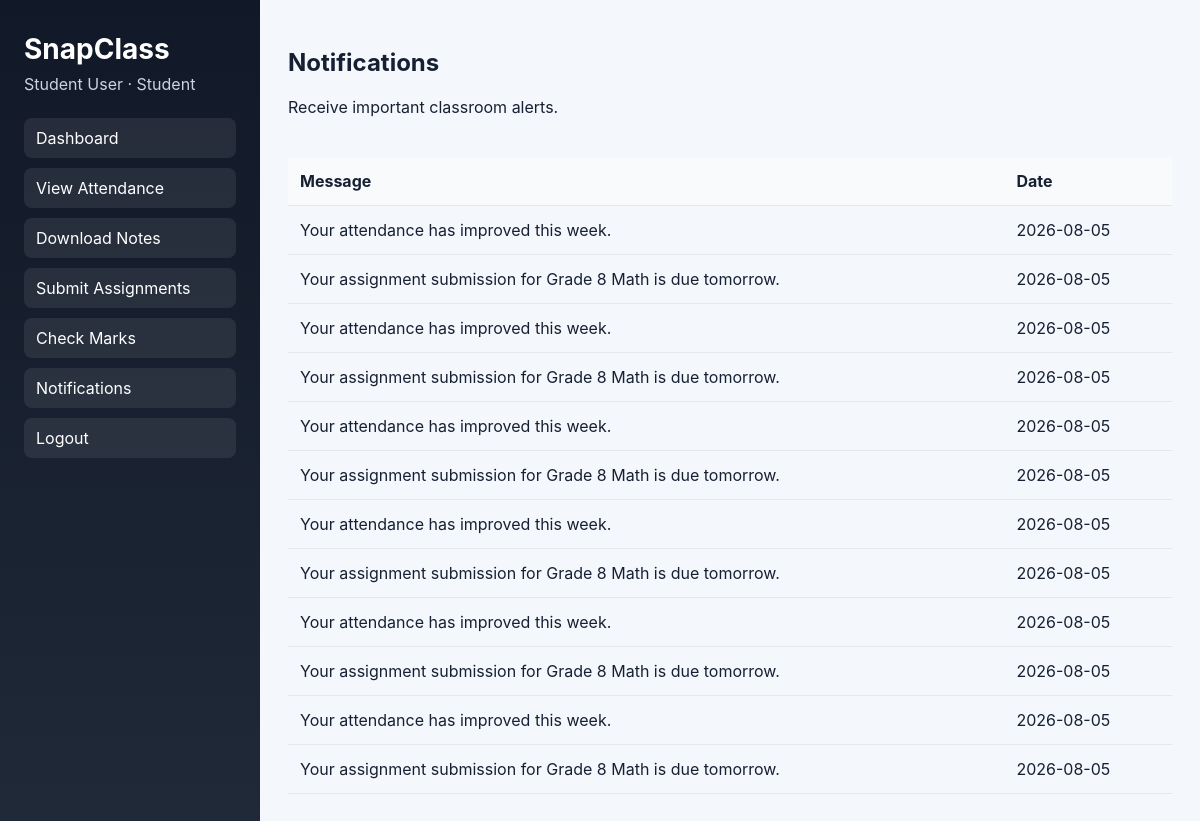
Page /student/notifications (signed in) on the earlier database version.
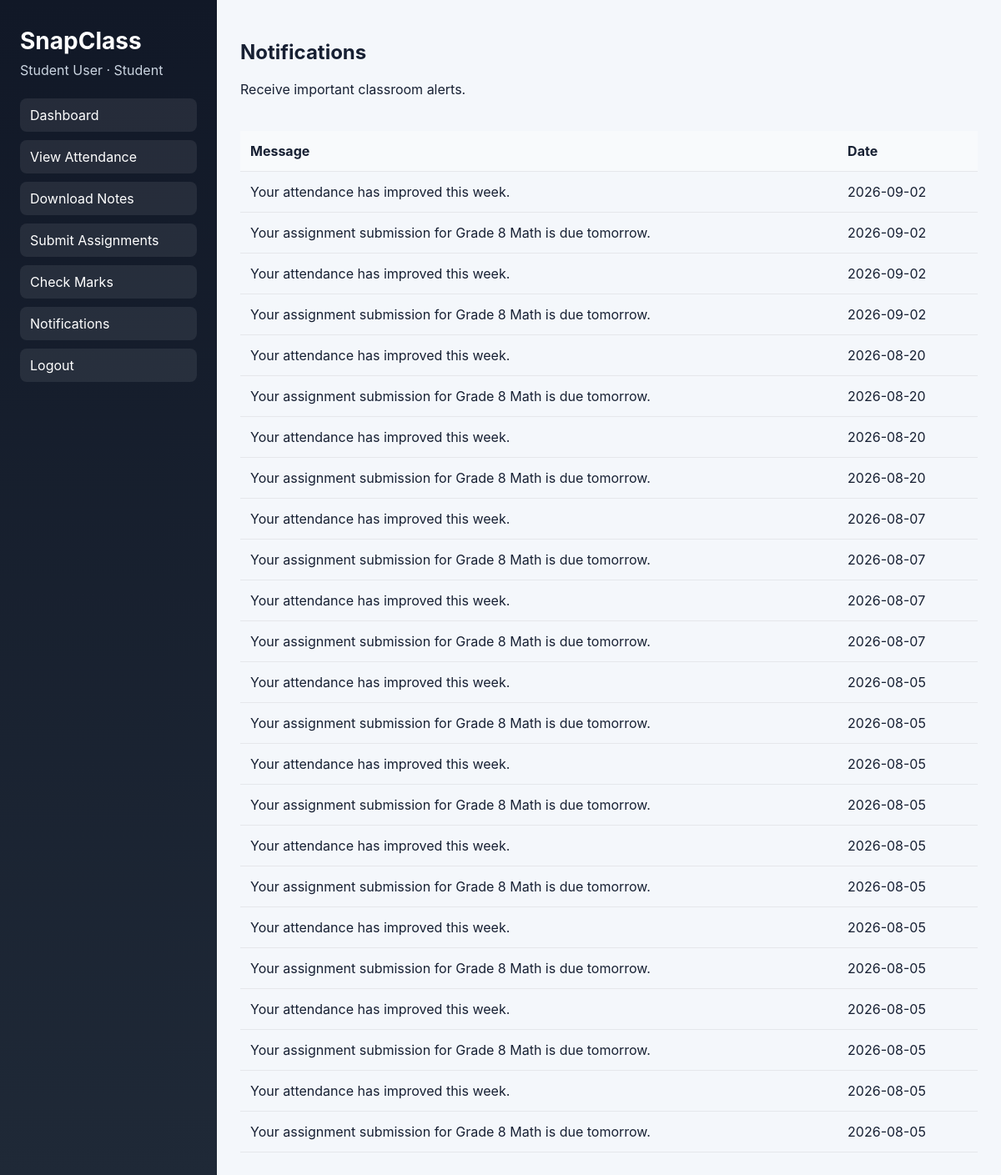
Same page on the later database version.
### tables this page shows
CREATE TABLE users (
                id INTEGER PRIMARY KEY AUTOINCREMENT,
                name TEXT NOT NULL,
                email TEXT NOT NULL UNIQUE,
                password_hash TEXT NOT NULL,
                role TEXT NOT NULL CHECK(role IN ('admin', 'teacher', 'student'))
            );

CREATE TABLE notifications (
                id INTEGER PRIMARY KEY AUTOINCREMENT,
                user_id INTEGER NOT NULL,
                message TEXT NOT NULL,
                is_read INTEGER NOT NULL DEFAULT 0,
                created_at TEXT NOT NULL DEFAULT CURRENT_DATE
            );

### app.py (the view)
@app.route("/student/notifications")
def student_notifications():
    user = current_user()
    if not user or user["role"] != "student":
        return redirect(url_for("login"))
    with get_connection() as connection:
        rows = connection.execute(
            "SELECT message, created_at FROM notifications WHERE user_id = ? ORDER BY id DESC",
            (user["id"],),
        ).fetchall()
    return render_template("student_notifications.html", user=user, rows=rows)

### app.py (called while the page is built)
def get_connection() -> sqlite3.Connection:
    connection = sqlite3.connect(DB_PATH)
    connection.row_factory = sqlite3.Row
    return connection

def current_user() -> dict[str, Any] | None:
    user_id = session.get("user_id")
    if not user_id:
        return None
    with get_connection() as connection:
        record = connection.execute("SELECT id, name, email, role FROM users WHERE id = ?", (user_id,)).fetchone()
        if record is None:
            return None
        return dict(record)

### templates/student_notifications.html (shortened to what this page needs)
{% extends "role_base.html" %}
{% block nav %}
<nav>
  <a href="{{ url_for('student_dashboard') }}">Dashboard</a>
  <a href="{{ url_for('student_attendance') }}">View Attendance</a>
  <a href="{{ url_for('student_notes') }}">Download Notes</a>
  <a href="{{ url_for('student_assignments') }}">Submit Assignments</a>
  <a href="{{ url_for('student_marks') }}">Check Marks</a>
  <a href="{{ url_for('student_notifications') }}">Notifications</a>
  <a href="{{ url_for('logout') }}">Logout</a>
</nav>
{% endblock %}
{% block content %}
<header class="topbar"><div><h2>Notifications</h2><p>Receive important classroom alerts.</p></div></header>
<div class="form-card">
  <div class="table-wrap">
    <table class="data-table">
      <thead><tr><th>Message</th><th>Date</th></tr></thead>
      <tbody>
        {% for row in rows %}
        <tr><td>{{ row.message }}</td><td>{{ row.created_at }}</td></tr>
        {% endfor %}
      </tbody>
    </table>
  </div>
</div>
{% endblock %}

### templates/role_base.html (shortened to what this page needs)
<!doctype html>
<html lang="en">
  <head>
    <link rel="stylesheet" href="{{ url_for('static', filename='style.css') }}" />
  </head>
  <body>
    <div class="app-shell">
      <aside class="sidebar">
        <h1>SnapClass</h1>
        <p>{{ user.name }} · {{ user.role|title }}</p>
        {% block nav %}{% endblock %}
      </aside>
      <main class="main-content">
        {% block content %}{% endblock %}
      </main>
    </div>
  </body>
</html>

### static/style.css (style rules this page uses)
:root { color-scheme: light; font-family: Inter, Arial, sans-serif; --bg: #f4f7fb; --panel: #ffffff; --primary: #234498; --text: #172033; --muted: #6b7280; --border: #e5e7eb; }
* { box-sizing: border-box; }
body { margin: 0; background: var(--bg); color: var(--text); }
.app-shell { display: grid; grid-template-columns: 260px 1fr; min-height: 100vh; }
.sidebar { background: linear-gradient(180deg, #111827 0%, #1f2937 100%); color: white; padding: 32px 24px; }
.sidebar h1 { margin: 0 0 8px; font-size: 28px; }
.sidebar p { margin: 0 0 24px; color: #cbd5e1; }
.sidebar nav { display: flex; flex-direction: column; gap: 10px; }
.sidebar a { color: white; text-decoration: none; padding: 10px 12px; border-radius: 8px; background: rgba(255,255,255,0.08); }
.main-content { padding: 28px; }
.topbar { display: flex; justify-content: space-between; align-items: center; margin-bottom: 24px; }
.table-wrap { overflow-x: auto; }
.data-table { width: 100%; border-collapse: collapse; }
.data-table th, .data-table td { padding: 14px 12px; border-bottom: 1px solid var(--border); text-align: left; }
.data-table thead th { background: #f8fafc; font-weight: 700; }

Differences in the rows shown:
added notifications: message "Your attendance has improved this week.", created_at "2026-09-02"
added notifications: message "Your assignment submission for Grade 8 Math is due tomorrow.", created_at "2026-09-02"
added notifications: message "Your attendance has improved this week.", created_at "2026-09-02"
added notifications: message "Your assignment submission for Grade 8 Math is due tomorrow.", created_at "2026-09-02"
added notifications: message "Your attendance has improved this week.", created_at "2026-08-20"
added notifications: message "Your assignment submission for Grade 8 Math is due tomorrow.", created_at "2026-08-20"
added notifications: message "Your attendance has improved this week.", created_at "2026-08-20"
added notifications: message "Your assignment submission for Grade 8 Math is due tomorrow.", created_at "2026-08-20"
added notifications: message "Your attendance has improved this week.", created_at "2026-08-07"
added notifications: message "Your assignment submission for Grade 8 Math is due tomorrow.", created_at "2026-08-07"
added notifications: message "Your attendance has improved this week.", created_at "2026-08-07"
added notifications: message "Your assignment submission for Grade 8 Math is due tomorrow.", created_at "2026-08-07"
